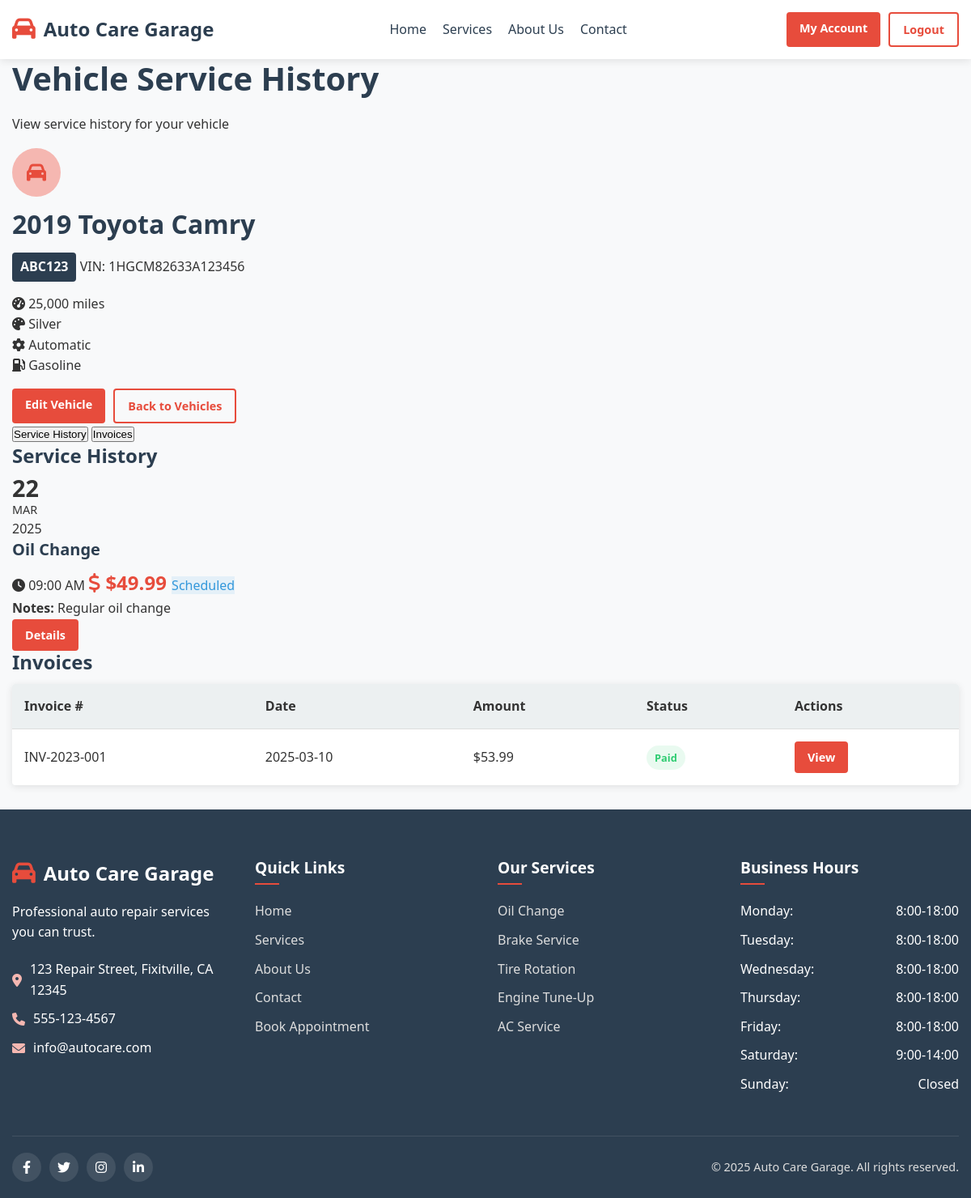
The app's page /client/vehicle-history.php?id=1 (signed in) with its own data.
### tables this page shows
CREATE TABLE `vehicles` (
  `id` int(11) NOT NULL AUTO_INCREMENT,
  `customer_id` int(11) NOT NULL,
  `make` varchar(50) NOT NULL,
  `model` varchar(50) NOT NULL,
  `year` int(4) NOT NULL,
  `license_plate` varchar(20) NOT NULL,
  `vin` varchar(17) DEFAULT NULL,
  `color` varchar(30) DEFAULT NULL,
  `mileage` int(11) DEFAULT NULL,
  `transmission` enum('automatic','manual') DEFAULT NULL,
  `fuel_type` enum('gasoline','diesel','electric','hybrid') DEFAULT NULL,
  `notes` text,
  `created_at` timestamp NOT NULL DEFAULT CURRENT_TIMESTAMP,
  `updated_at` timestamp NOT NULL DEFAULT CURRENT_TIMESTAMP ON UPDATE CURRENT_TIMESTAMP,
  PRIMARY KEY (`id`),
  KEY `customer_id` (`customer_id`),
  CONSTRAINT `vehicles_ibfk_1` FOREIGN KEY (`customer_id`) REFERENCES `customers` (`id`) ON DELETE CASCADE
);

CREATE TABLE `appointments` (
  `id` int(11) NOT NULL AUTO_INCREMENT,
  `customer_id` int(11) NOT NULL,
  `vehicle_id` int(11) NOT NULL,
  `service_id` int(11) NOT NULL,
  `user_id` int(11) DEFAULT NULL COMMENT 'assigned mechanic',
  `date` date NOT NULL,
  `start_time` time NOT NULL,
  `end_time` time NOT NULL,
  `status` enum('scheduled','confirmed','in_progress','completed','cancelled') NOT NULL DEFAULT 'scheduled',
  `notes` text,
  `created_at` timestamp NOT NULL DEFAULT CURRENT_TIMESTAMP,
  `updated_at` timestamp NOT NULL DEFAULT CURRENT_TIMESTAMP ON UPDATE CURRENT_TIMESTAMP,
  PRIMARY KEY (`id`),
  KEY `customer_id` (`customer_id`),
  KEY `vehicle_id` (`vehicle_id`),
  KEY `service_id` (`service_id`),
  KEY `user_id` (`user_id`),
  CONSTRAINT `appointments_ibfk_1` FOREIGN KEY (`customer_id`) REFERENCES `customers` (`id`),
  CONSTRAINT `appointments_ibfk_2` FOREIGN KEY (`vehicle_id`) REFERENCES `vehicles` (`id`),
  CONSTRAINT `appointments_ibfk_3` FOREIGN KEY (`service_id`) REFERENCES `services` (`id`),
  CONSTRAINT `appointments_ibfk_4` FOREIGN KEY (`user_id`) REFERENCES `users` (`id`)
);

CREATE TABLE `services` (
  `id` int(11) NOT NULL AUTO_INCREMENT,
  `name` varchar(100) NOT NULL,
  `description` text,
  `price` decimal(10,2) NOT NULL,
  `duration` int(11) NOT NULL COMMENT 'in minutes',
  `status` enum('active','inactive') NOT NULL DEFAULT 'active',
  `created_at` timestamp NOT NULL DEFAULT CURRENT_TIMESTAMP,
  `updated_at` timestamp NOT NULL DEFAULT CURRENT_TIMESTAMP ON UPDATE CURRENT_TIMESTAMP,
  PRIMARY KEY (`id`)
);

CREATE TABLE `invoices` (
  `id` int(11) NOT NULL AUTO_INCREMENT,
  `invoice_number` varchar(20) NOT NULL,
  `customer_id` int(11) NOT NULL,
  `vehicle_id` int(11) NOT NULL,
  `appointment_id` int(11) DEFAULT NULL,
  `user_id` int(11) NOT NULL COMMENT 'created by',
  `subtotal` decimal(10,2) NOT NULL,
  `tax_rate` decimal(5,2) NOT NULL DEFAULT '0.00',
  `tax_amount` decimal(10,2) NOT NULL DEFAULT '0.00',
  `discount_amount` decimal(10,2) NOT NULL DEFAULT '0.00',
  `total_amount` decimal(10,2) NOT NULL,
  `paid_amount` decimal(10,2) NOT NULL DEFAULT '0.00',
  `due_amount` decimal(10,2) NOT NULL,
  `issue_date` date NOT NULL,
  `due_date` date NOT NULL,
  `status` enum('draft','unpaid','partially_paid','paid','overdue','cancelled') NOT NULL DEFAULT 'draft',
  `notes` text,
  `created_at` timestamp NOT NULL DEFAULT CURRENT_TIMESTAMP,
  `updated_at` timestamp NOT NULL DEFAULT CURRENT_TIMESTAMP ON UPDATE CURRENT_TIMESTAMP,
  PRIMARY KEY (`id`),
  UNIQUE KEY `invoice_number` (`invoice_number`),
  KEY `customer_id` (`customer_id`),
  KEY `vehicle_id` (`vehicle_id`),
  KEY `appointment_id` (`appointment_id`),
  KEY `user_id` (`user_id`),
  CONSTRAINT `invoices_ibfk_1` FOREIGN KEY (`customer_id`) REFERENCES `customers` (`id`),
  CONSTRAINT `invoices_ibfk_2` FOREIGN KEY (`vehicle_id`) REFERENCES `vehicles` (`id`),
  CONSTRAINT `invoices_ibfk_3` FOREIGN KEY (`appointment_id`) REFERENCES `appointments` (`id`),
  CONSTRAINT `invoices_ibfk_4` FOREIGN KEY (`user_id`) REFERENCES `users` (`id`)
);

### client/vehicle-history.php (the view, shortened to what the rows shown need)
<?php
require_once 'includes/db.php';
require_once 'includes/functions.php';
$vehicle_id = intval($_GET['id']);
$customer_id = $_SESSION['user_id'];
$sql = "SELECT * FROM vehicles WHERE id = ? AND customer_id = ?";
$stmt = $conn->prepare($sql);
$stmt->bind_param("ii", $vehicle_id, $customer_id);
$stmt->execute();
$result = $stmt->get_result();
$vehicle = $result->fetch_assoc();
$sql = "SELECT a.*, s.name as service_name, s.price as service_price
        FROM appointments a
        JOIN services s ON a.service_id = s.id
        WHERE a.vehicle_id = ?
        ORDER BY a.date DESC, a.start_time DESC";
$stmt = $conn->prepare($sql);
$stmt->bind_param("i", $vehicle_id);
$stmt->execute();
$appointments_result = $stmt->get_result();
$sql = "SELECT i.*
        FROM invoices i
        WHERE i.vehicle_id = ?
        ORDER BY i.issue_date DESC";
$stmt = $conn->prepare($sql);
$stmt->bind_param("i", $vehicle_id);
$stmt->execute();
$invoices_result = $stmt->get_result();
?>
<!DOCTYPE html>
<html lang="en">
<head>
    <link rel="stylesheet" href="css/style.css">
    <link rel="stylesheet" href="https://cdnjs.cloudflare.com/ajax/libs/font-awesome/6.0.0-beta3/css/all.min.css">
</head>
<body>
    <section class="page-header">
        <div class="container">
            <h1>Vehicle Service History</h1>
        </div>
    </section>
    <section class="vehicle-history-section">
        <div class="container">
            <div class="vehicle-info-card">
                <div class="vehicle-details">
                    <h2><?php echo htmlspecialchars($vehicle['year'] . ' ' . $vehicle['make'] . ' ' . $vehicle['model']); ?></h2>
                    <div class="vehicle-meta">
                        <span class="license-plate"><?php echo htmlspecialchars($vehicle['license_plate']); ?></span>
                        <?php if (!empty($vehicle['vin'])): ?>
                            <span class="vin">VIN: <?php echo htmlspecialchars($vehicle['vin']); ?></span>
                        <?php endif; ?>
                    </div>
                    <div class="vehicle-specs">
                        <?php if (!empty($vehicle['mileage'])): ?>
                            <div class="spec-item">
                                <i class="fas fa-tachometer-alt"></i>
                                <span><?php echo number_format($vehicle['mileage']); ?> miles</span>
                            </div>
                        <?php endif; ?>
                        <?php if (!empty($vehicle['color'])): ?>
                            <div class="spec-item">
                                <i class="fas fa-palette"></i>
                                <span><?php echo htmlspecialchars($vehicle['color']); ?></span>
                            </div>
                        <?php endif; ?>
                        <?php if (!empty($vehicle['transmission'])): ?>
                            <div class="spec-item">
                                <i class="fas fa-cog"></i>
                                <span><?php echo ucfirst($vehicle['transmission']); ?></span>
                            </div>
                        <?php endif; ?>
                        <?php if (!empty($vehicle['fuel_type'])): ?>
                            <div class="spec-item">
                                <i class="fas fa-gas-pump"></i>
                                <span><?php echo ucfirst($vehicle['fuel_type']); ?></span>
                            </div>
                        <?php endif; ?>
                    </div>
                </div>
            </div>
            <div class="history-tabs">
                <div class="tab-content active" id="services-tab">
                    <?php if ($appointments_result->num_rows > 0): ?>
                        <div class="service-history-list">
                            <?php while ($appointment = $appointments_result->fetch_assoc()): ?>
                                <div class="service-history-item">
                                    <div class="service-date">
                                        <div class="date-day"><?php echo date('d', strtotime($appointment['date'])); ?></div>
                                        <div class="date-month"><?php echo date('M', strtotime($appointment['date'])); ?></div>
                                        <div class="date-year"><?php echo date('Y', strtotime($appointment['date'])); ?></div>
                                    </div>
                                    <div class="service-details">
                                        <h4><?php echo htmlspecialchars($appointment['service_name']); ?></h4>
                                        <div class="service-meta">
                                            <span class="service-time">
                                                <i class="fas fa-clock"></i>
                                                <?php echo date('h:i A', strtotime($appointment['start_time'])); ?>
                                            </span>
                                            <span class="service-price">
                                                <i class="fas fa-dollar-sign"></i>
                                                <?php echo format_currency($appointment['service_price']); ?>
                                            </span>
                                            <span class="service-status status-<?php echo strtolower($appointment['status']); ?>">
                                                <?php echo ucfirst($appointment['status']); ?>
                                            </span>
                                        </div>
                                        <?php if (!empty($appointment['notes'])): ?>
                                            <div class="service-notes">
                                                <strong>Notes:</strong> <?php echo htmlspecialchars($appointment['notes']); ?>
                                            </div>
                                        <?php endif; ?>
                                    </div>
                                    <div class="service-actions">
                                        <a href="view-appointment.php?id=<?php echo $appointment['id']; ?>" class="btn btn-sm">Details</a>
                                    </div>
                                </div>
                            <?php endwhile; ?>
                        </div>
                    <?php endif; ?>
                </div>
                <div class="tab-content" id="invoices-tab">
                    <?php if ($invoices_result->num_rows > 0): ?>
                        <div class="invoices-table">
                            <table>
                                <thead>
                                    <tr>
                                        <th>Invoice #</th>
                                        <th>Date</th>
                                        <th>Amount</th>
                                        <th>Status</th>
                                        <th>Actions</th>
                                    </tr>
                                </thead>
                                <tbody>
                                    <?php while ($invoice = $invoices_result->fetch_assoc()): ?>
                                        <tr>
                                            <td><?php echo htmlspecialchars($invoice['invoice_number']); ?></td>
                                            <td><?php echo format_date($invoice['issue_date']); ?></td>
                                            <td><?php echo format_currency($invoice['total_amount']); ?></td>
                                            <td>
                                                <span class="status-badge status-<?php echo strtolower($invoice['status']); ?>">
                                                    <?php echo ucfirst(str_replace('_', ' ', $invoice['status'])); ?>
                                                </span>
                                            </td>
                                            <td>
                                                <a href="view-invoice.php?id=<?php echo $invoice['id']; ?>" class="btn btn-sm">View</a>
                                            </td>
                                        </tr>
                                    <?php endwhile; ?>
                                </tbody>
                            </table>
                        </div>
                    <?php endif; ?>
                </div>
            </div>
        </div>
    </section>
    <?php include 'includes/footer.php'; ?>
</body>
</html>

### client/includes/footer.php (shortened to what the rows shown need)
<footer class="footer">
    <div class="container">
        <div class="footer-content">
            <div class="footer-services">
                <ul>
                    <?php
                    $sql = "SELECT id, name FROM services WHERE status = 'active' LIMIT 5";
                    $result = $conn->query($sql);
                    if ($result->num_rows > 0) {
                        while($row = $result->fetch_assoc()) {
                            echo '<li><a href="services.php#service-' . $row['id'] . '">' . htmlspecialchars($row['name']) . '</a></li>';
                        }
                    }
                    ?>
                </ul>
            </div>
        </div>
    </div>
</footer>

### records on screen
vehicles: year+make+model "2019 Toyota Camry", license_plate "ABC123", vin "1HGCM82633A123456", mileage "25,000", color "Silver", transmission "Automatic", fuel_type "Gasoline"
appointments: date "22", date "MAR", date "2025", service.name "Oil Change", start_time "09:00 AM", service.price "$49.99", status "Scheduled", notes "Regular oil change"
invoices: invoice_number "INV-2023-001", issue_date "2025-03-10", total_amount "$53.99", status "Paid"
services: name "Oil Change"
services: name "Brake Service"
services: name "Tire Rotation"
services: name "Engine Tune-Up"
services: name "AC Service"

### other values on screen
$settings['garage_address'] "123 Repair Street, Fixitville, CA 12345"
$settings['garage_phone'] "555-123-4567"
$settings['garage_email'] "info@autocare.com"
$day_name "Monday"
$hours "8:00-18:00"
$day_name "Tuesday"
$day_name "Wednesday"
$day_name "Thursday"
$day_name "Friday"
$day_name "Saturday"
$hours "9:00-14:00"
$day_name "Sunday"
$hours "Closed"
